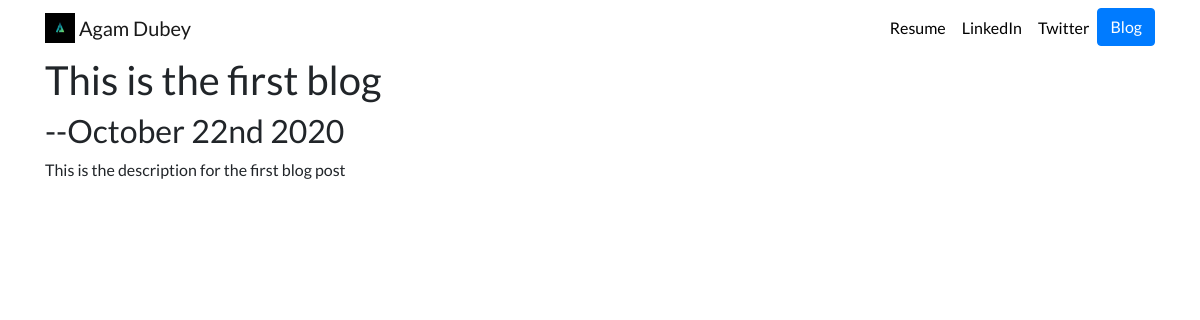
Page /blog/1/ on the committed database.
### blog/models.py (models this page shows, shortened)
class blog(models.Model):
    title = models.CharField(max_length=100)
    date = models.DateField(auto_now_add=True)
    description = models.TextField()

### blog/views.py (the view)
# urls.py: path('<int:blog_id>/', views.detail, name='detail')
def detail(request, blog_id):
    blogs = get_object_or_404(blog, pk=blog_id)
    return render(request, 'blog/detail.html', {'blog':blogs})

### blog/templates/blog/detail.html
{% extends 'portfolio/base.html' %}
{% block content %}
<h1>{{ blog.title }}</h1>
<h2>--{{ blog.date|date:'F jS Y' }}</h2>
<p>
{{ blog.description|safe }}
</p>
{% endblock %}

### portfolio/static/portfolio/custom.css (style rules this page uses)
body { font-family: 'Lato', sans-serif; }

### rows in the picture
blog: title "This is the first blog", date "October 22nd 2020", description "This is the description for the first blog post"
